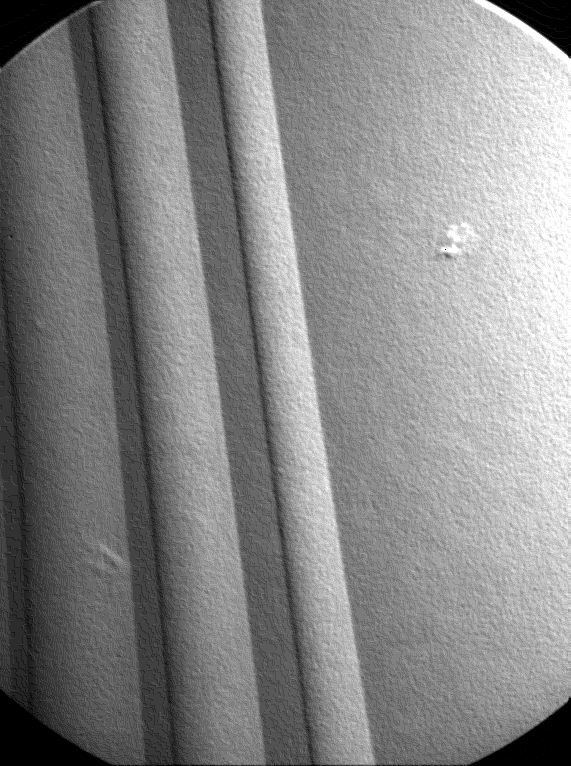
#> input picture Inputs/point.jpg, 571 x 766 px
$ python Task2.py
#> lines starting #> are read from the running program, lines starting #| are printed output that depends on the picture; after the words box and inside, x2 and y2 are one past the last pixel; in counts of white or black regions, pixels touching at a corner belong together
#!/usr/bin/env python3
# -*- coding: utf-8 -*-
"""
Created on Sun Nov 25 20:50:06 2018

@author: Animesh Paul
UB Person #: 50290441
References:
    1. https://docs.opencv.org/
    2. https://www.stackoverflow.com/
"""

import cv2 as cv
import numpy as np
import os
import matplotlib.pyplot as plt
import time

UBIT = 'animeshp'
np.random.seed(sum([ord(c) for c in UBIT]))

RESULT_DIR = "./Results/Task2/"
image1 = "./Inputs/point.jpg"
image2 = "./Inputs/segment.jpg"

def imgread(img):
    img = cv.imread(img, 0)
    return (img)

def save_img(filename, img):
    # Saves image with passed filename in the results folder
    if not os.path.exists(RESULT_DIR):
        os.makedirs(RESULT_DIR)
    filename = os.path.join(RESULT_DIR, filename)
    cv.imwrite(filename, img)

def pad(r, c, img):
    padded = np.zeros((r,c))
    for i in range(0,len(img)):
        for j in range(0,len(img[i])): #Zero Padded Array with m+2 rows and n+2 column
            padded[i+pad_factor][j+pad_factor] = img[i][j] # Temp holds the complete padded array list.
    return padded

def run_mask(img): #Padded Image
    r = np.zeros((r1, c1)) #m stores the result after masking
    image = np.zeros((r1, c1)) #Stores the point detected image
    for i in range(len(img) - 2*pad_factor):
        row = np.arange(i,i+n)
        for j in range(len(img[i]) - 2*pad_factor):
            col = np.arange(j,j+n)
            part = img[row[:, None], col] #Sliced Array for Operation
            r[i][j] = abs(sum((mask*part).ravel()))
            #r[i][j] = sum((mask*part).ravel())
            if r[i][j] > T-1:
                image[i][j] = 255
                if j > 400 and j < 500 and i > 200 and i < 300:
                    print("\nCoordinates of Detected Point= "+str(i)+", "+str(j))
    return r, image

def segment(img):
    #Plot Image Histogram
    x = np.arange(0,256)
    plt.hist(img.ravel(), x)
    plt.xlabel('Grayscale Values')
    plt.ylabel('Pixel Frequency')
    plt.title('Image Histogram')
    plt.savefig('./Results/Task2/Histogram.jpg')

    """ By observing the histogram it was empirically known that the highest gray values of the
    image lied in the range of 200 to 250. In order to segment the object from the background,
    we need to choose a threshold value lesser than the values in this range lest we'll lose
    parts of the object's grayscale values. We tried different values of threshold manually and
    found the best results at 198"""
    r, img = cv.threshold(img, 198, 255, cv.THRESH_BINARY) #Binary Thresholded Image
    save_img('segmented.jpg', img)

if __name__ == "__main__":
    start_time = time.time()
    mask = np.array([[-1,-1,-1],[-1,8,-1],[-1,-1,-1]]) #Mask for Point Detection
    #mask = np.array([[-1,-1,-1,-1,-1],[-1,-1,-1,-1,-1],[-1,-1,24,-1,-1],[-1,-1,-1,-1,-1],[-1,-1,-1,-1,-1]]) #Mask for Point Detection
    n = mask.shape[0] #Order of Kernel
    pad_factor = int((n-1)/2) #Number of Padding
    T = 500 #Threshold
    img1 = imgread(image1) #Point
#> in imgread, img is the input picture: shape (766, 571); min 0, max 255, mean 134.3
    img2 = imgread(image2) #Segment
#> call 2 of imgread, with img = './Inputs/segment.jpg'
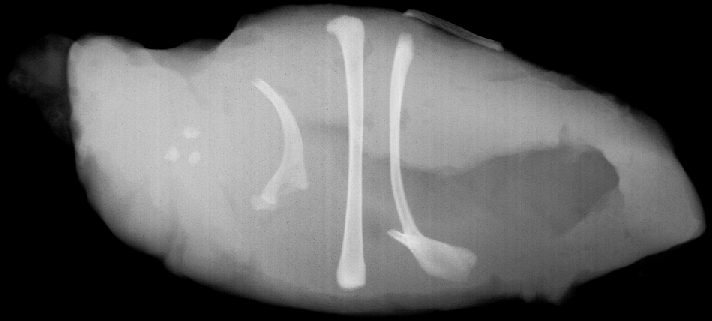
#> input picture Inputs/segment.jpg, 712 x 321 px
#> in imgread, img is the input picture: shape (321, 712); min 0, max 231, mean 92.5
    r1, c1 = img1.shape
#> r1 = 766; c1 = 571
    r2, c2 = img2.shape
#> r2 = 321; c2 = 712
    #img1 = pad(r1 + 2*pad_factor, c1 + 2*pad_factor, img1) #Padded Image Matrix
    R, img = run_mask(img1)
#> the loop in run_mask, `for i in range(len(img) - 2*pad_factor):` made 764 passes
#> row on passes 1 to 3: [0, 1, 2], [1, 2, 3], [2, 3, 4]
#| Coordinates of Detected Point= 248, 444
#> after the loop in run_mask, `for i in range(len(img) - 2*pad_factor):`:
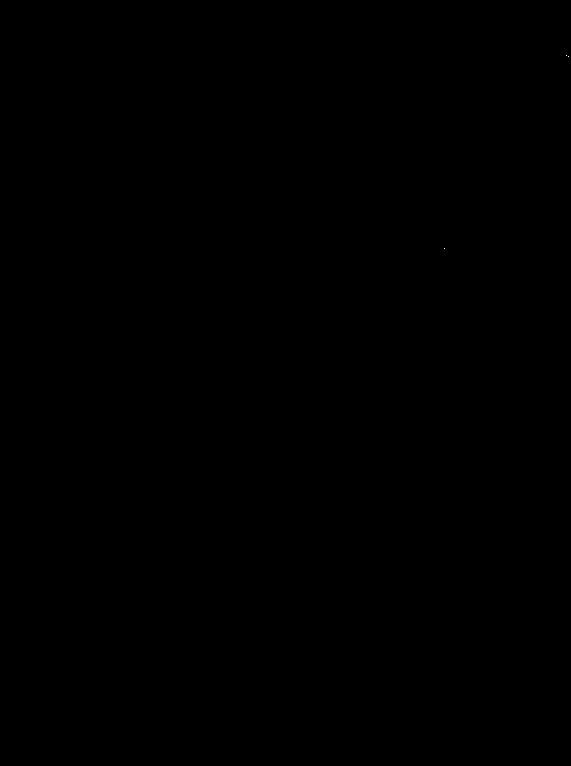
#> image: shape (766, 571) float64; 0% white in thin lines or dots, all inside (x1, y1, x2, y2) = (444, 55, 569, 249)
    save_img('points.jpg',img)
    #Task 2.1 Ends Here........................

    #Task 2.2 begins...........................
    c = segment(img2) #Coordinates of the Complete Bounding Box
#> in segment, `plt.savefig('./Results/Task2/Histogram.jpg')`:
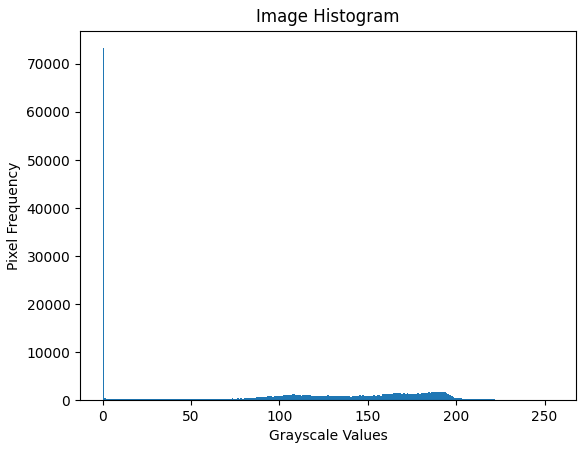
#> figure drawn by matplotlib, 1 panel; tallest bar 73274 high, from x = 0 to 1
#> in segment, `r, img = cv.threshold(img, 198, 255, cv.THRESH_BINARY)`:
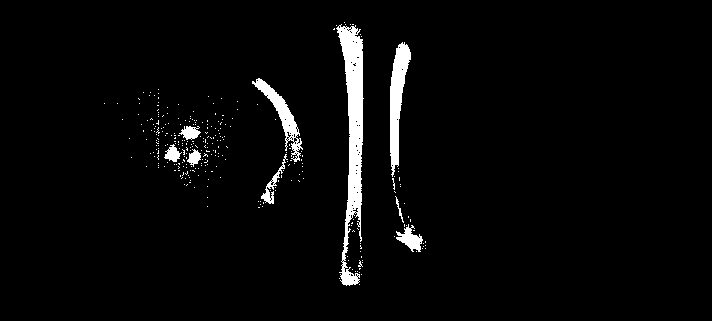
#> img: shape (321, 712); 3.2% white; 299 white regions (290 under 20 px), largest, box (x1, y1, x2, y2) and area: (336, 24, 364, 286) 3388, (390, 42, 411, 177) 1410, (252, 78, 303, 162) 959
    print("\n--- %s seconds ---" % (time.time() - start_time))
